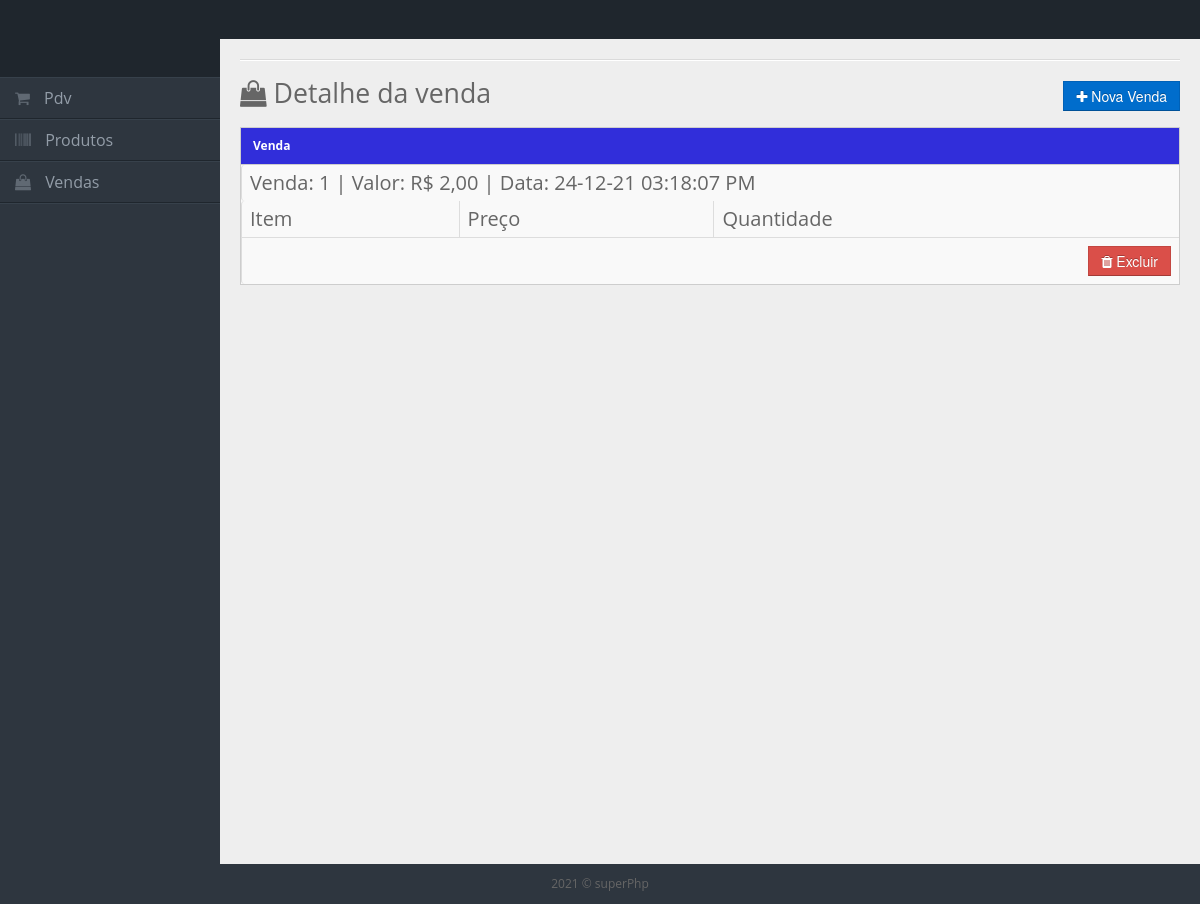
The app's page /Pages/detalheVenda.php?vendaId=1 with its own data.
### tables this page shows
CREATE TABLE `tb_vendas` (
  `vendaId` int(11) NOT NULL,
  `vendaValor` varchar(20) DEFAULT NULL,
  `vendaImposto` varchar(20) NOT NULL,
  `vendaData` varchar(20) DEFAULT NULL
);

### Pages/detalheVenda.php (the view, shortened to what this page needs)
<?php
include_once '../Config/conection.php';
$vendaId = $_GET['vendaId'];
$sql = $conectar->query("SELECT * FROM tb_vendas WHERE vendaId = '$vendaId'");
$venda = $sql->fetch(PDO::FETCH_OBJ);
?>
<!DOCTYPE html>
<html lang="pt-br">
<head>
<link rel="stylesheet" href="../Componets/css/bootstrap.min.css" />
<link rel="stylesheet" href="../Componets/css/bootstrap-responsive.min.css" />
<link rel="stylesheet" href="../Componets/css/uniform.css" />
<link rel="stylesheet" href="../Componets/css/select2.css" />
<link rel="stylesheet" href="../Componets/css/matrix-style.css" />
<link rel="stylesheet" href="../Componets/css/matrix-media.css" />
<link href="../Componets/font-awesome/css/font-awesome.css" rel="stylesheet" />
<link href="../Componets/css/font-awesome.min.css" rel="stylesheet" type="text/css">
<link rel="stylesheet" type="text/css" href="../Componets/style.css">
</head>
<body>
<div id="header">
  <h1><a href="">superPhp- PDV</a></h1>
</div>
<div id="sidebar">
  <ul>
    <li><a  id="link-left" href="pdv.php"><i class="fa fa-shopping-cart"></i> <span>Pdv</span></a> </li>
    <li><a id="link-left" href="produto.php"><i class="fa fa-barcode"></i> <span>Produtos</span></a> </li>
    <li><a id="link-left" href="vendas.php"><i class="fa fa-shopping-bag"></i> <span>Vendas</span></a> </li>
  </ul>
</div>
<div id="content">
  <div class="container-fluid">
    <hr>
    <small id="nome-page"><i class="fa fa-shopping-bag"></i> Detalhe da venda</small>
     <div class="pull-right">
    <a href="pdv.php">
    <button class="btn btn-primary"><i class="fa fa-plus"></i> Nova Venda</button></a>
     </div>
      <div class="row-fluid">
      <div class="span12">
        <div class="widget-box">
          <div class="widget-title">
            <h5 style="color: #ffffff;">Venda</h5>
          </div>
          <div class="widget-content nopadding">
            <table class="table table-bordered">
                <td id="venda-det">
                  Venda: <?= $venda->vendaId;?> |
                  Valor: R$ <?= number_format($venda->vendaValor, 2, ',', '.');?> |
                  Data: <?= $venda->vendaData;?>
                </td>
            </table>
             <table class="table table-bordered">
              <tr id="venda-det">
                <td>Item</td>
                <td>Preço</td>
                <td>Quantidade</td>
              </tr>
            <tr>
              <td colspan="3">
                <div class="pull-right">
                  <a href="#myAlert" data-toggle="modal">
                <button class="btn btn-danger"><i class="fa fa-trash"></i> Excluir</button></a>
              </div>
              </td>
            </tr>
            </table>
          </div>
        </div>
        </div>
        </div>
        </div>
      </div>
<div class="row-fluid">
  <div id="footer" class="span12"> 2021 &copy; superPhp</div>
</div>
</body>
</html>

### Componets/css/matrix-style.css (style rules this page uses)
* { outline:none !important; -moz-outline: none !important; }
html, body { height:100% }
body { overflow-x: hidden; margin-top: -10px; font-family: 'Open Sans', sans-serif; font-size:12px; color:#666; }
a { color:#666; }
select, textarea, input[type="text"], input[type="password"], input[type="datetime"], input[type="datetime-local"], input[type="date"], input[type="month"], input[type="time"], input[type="week"], input[type="number"], input[type="email"], input[type="url"], input[type="search"], input[type="tel"], input[type="color"], .uneditable-input, .label, .dropdown-menu, .btn, .well, .progress, .table-bordered, .btn-group > .btn:first-child, .btn-group > .btn:last-child, .btn-group > .btn:last-child, .btn-group > .dropdown-toggle, .alert { border-radius:0px; }
.btn, textarea, input[type="text"], input[type="password"], input[type="datetime"], input[type="datetime-local"], input[type="date"], input[type="month"], input[type="time"], input[type="week"], input[type="number"], input[type="email"], input[type="url"], input[type="search"], input[type="tel"], input[type="color"], .uneditable-input { box-shadow:none; }
.progress, .progress-success .bar, .progress .bar-success, .progress-warning .bar, .progress .bar-warning, .progress-danger .bar, .progress .bar-danger, .progress-info .bar, .progress .bar-info, .btn, .btn-primary { background-image:none; }
#footer { padding:10px; text-align:center; }
hr { border-top-color:#dadada; }
#header { height: 77px; position: relative; width: 100%; z-index: -9; }
#header h1 { background: url("../img/logo.png") no-repeat scroll 0 0 transparent; height: 31px; left: 20px; line-height: 600px; overflow: hidden; position: relative; top: 26px; width: 191px; }
#header h1 a { display: block; }
#user-nav > ul > li > a > i, #sidebar li a i { opacity: .5; margin-top: 2px; }
#sidebar { display: block; float: left; position: relative; width: 220px; z-index: 16; }
#sidebar > ul { list-style: none; margin: 0px 0 0; padding: 0; position: absolute; width: 220px; }
#sidebar > ul > li { display: block; position: relative; }
#sidebar > ul > li > a { padding: 10px 0 10px 15px; display: block; color: #939da8; }
#sidebar > ul > li > a > i { margin-right: 10px; }
#content { background: none repeat scroll 0 0 #eeeeee; margin-left: 220px; margin-right: 0; padding-bottom: 25px; position: relative; min-height:100%; width: auto; }
.stat-boxes .peity_bar_good, .stat-boxes .peity_line_good, { color: #459D1C; }
.widget-box { background: none repeat scroll 0 0 #F9F9F9; border-left: 1px solid #CDCDCD; border-top: 1px solid #CDCDCD; border-right: 1px solid #CDCDCD; clear: both; margin-top: 16px; margin-bottom: 16px; position: relative; }
.widget-title, .modal-header, .table th, div.dataTables_wrapper .ui-widget-header { background:#efefef; border-bottom: 1px solid #CDCDCD; height: 36px; }
.widget-title h5 { color: #666; float: left; font-size: 12px; font-weight: bold; padding: 12px; line-height: 12px; margin: 0; }
.widget-content { padding:15px; border-bottom: 1px solid #cdcdcd; }
.nopadding { padding: 0 !important; }
.nopadding .table { margin-bottom: 0; }
.nopadding .table-bordered { border: 0; }

### Componets/css/matrix-media.css (style rules this page uses)
body { background:#2E363F; }
#header { background-color: #1f262d; margin-top:10px; }
#sidebar > ul { border-bottom: 1px solid #37414b }
#sidebar > ul > li { border-top: 1px solid #37414b; border-bottom: 1px solid #1f262d; }

### Componets/style.css (style rules this page uses)
#link-left { font-size: 12pt; }
.widget-title { background-color: #312eda; }
#nome-page { font-size: 20pt; }
#venda-det { font-size: 15pt; }

### records on screen
tb_vendas: vendaId "1", vendaValor "2,00", vendaData "24-12-21 03:18:07 PM"
